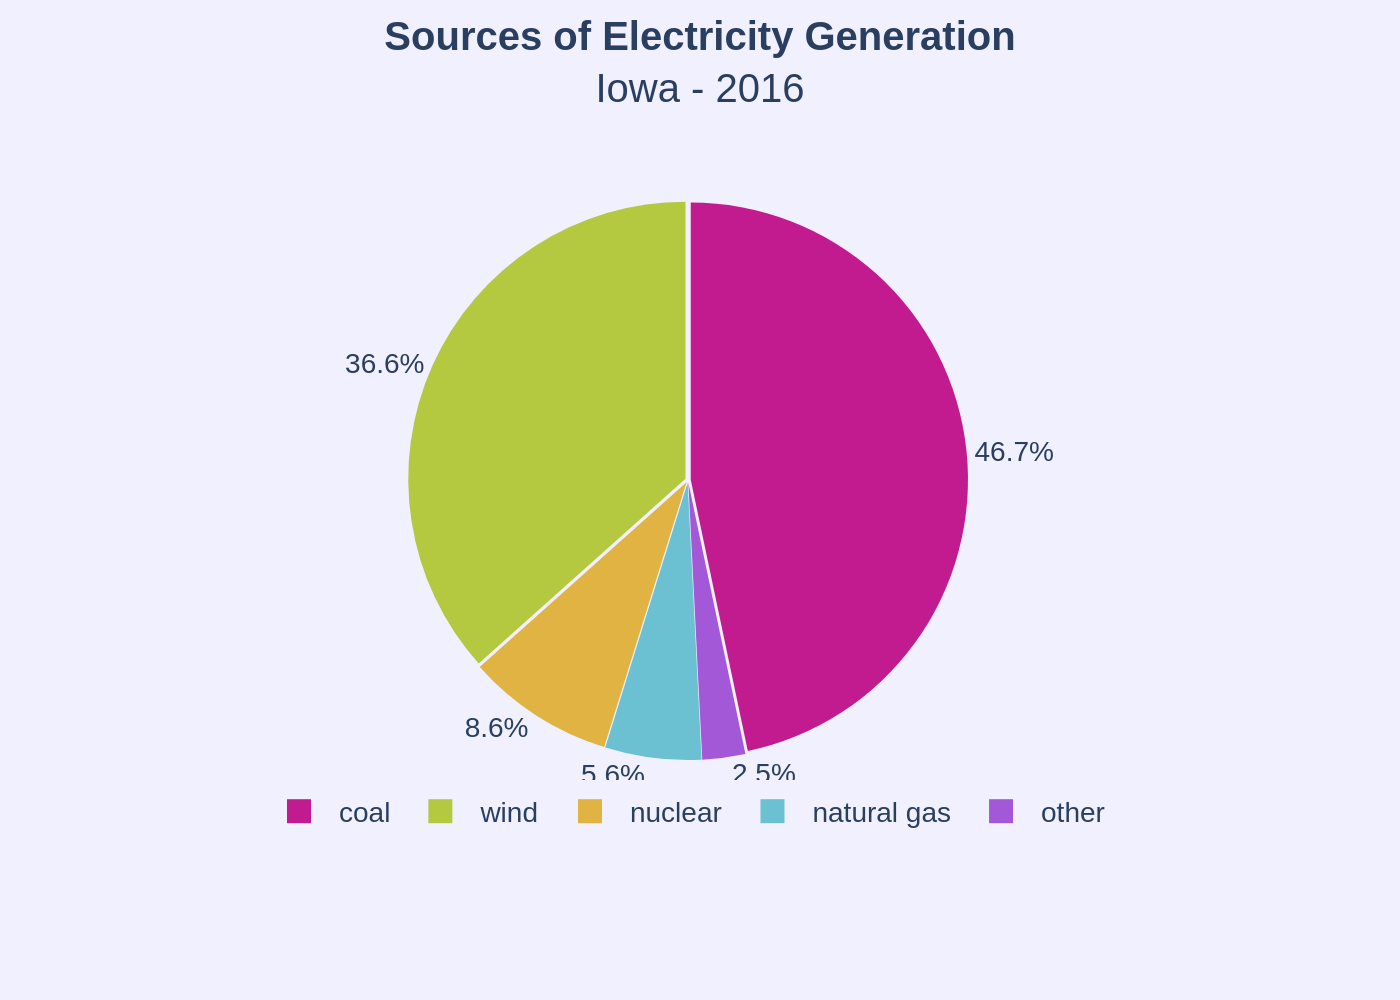

Python code for this plot:
import sys
import json
import plotly.graph_objects as go
import os

# Check for command-line argument
if len(sys.argv) != 2:
    print("Usage: python generate_chart.py <json_file_path>")
    sys.exit(1)

json_file_path = sys.argv[1]

# Ensure the JSON file exists
if not os.path.exists(json_file_path):
    print(f"Error: JSON file not found at '{json_file_path}'")
    sys.exit(1)

# Read data from the JSON file
with open(json_file_path, 'r', encoding='utf-8') as f:
    chart_info = json.load(f)

# Extract data for the chart
chart_data = chart_info.get("chart_data", [])
texts = chart_info.get("texts", {})
colors = chart_info.get("colors", [])

# Prepare data for Plotly
labels = [d['category'] for d in chart_data]
values = [d['value'] for d in chart_data]

# Create the pie chart trace
pie_trace = go.Pie(
    labels=labels,
    values=values,
    marker=dict(colors=colors),
    textinfo='percent',
    textposition='outside',
    hoverinfo='label+percent',
    sort=False,  # Preserve the order from the JSON file
    pull=[0.01] * len(values) # Add a tiny pull for visual separation
)

# Create the figure
fig = go.Figure(data=[pie_trace])

# Combine title and subtitle
title_text = ""
if texts.get("title"):
    title_text += f"<b>{texts['title']}</b>"
if texts.get("subtitle"):
    if title_text:
        title_text += "<br>"
    title_text += texts['subtitle']

# Update layout
fig.update_layout(
    title={
        'text': title_text,
        'y': 0.95,
        'x': 0.5,
        'xanchor': 'center',
        'yanchor': 'top'
    },
    font=dict(
        family="Arial",
        size=14
    ),
    legend=dict(
        orientation="h",
        yanchor="bottom",
        y=-0.15,
        xanchor="center",
        x=0.5
    ),
    margin=dict(t=100, b=120, l=40, r=40),
    plot_bgcolor='#F0F0FF',
    paper_bgcolor='#F0F0FF',
    showlegend=True
)

fig.update_traces(
    textfont_size=14,
    insidetextorientation='radial'
)


# Determine the output filename from the input JSON filename
base_filename = os.path.splitext(os.path.basename(json_file_path))[0]
output_image_path = f"{base_filename}.png"

# Save the figure as a PNG image
fig.write_image(output_image_path, scale=2)

print(f"Chart saved to {output_image_path}")
